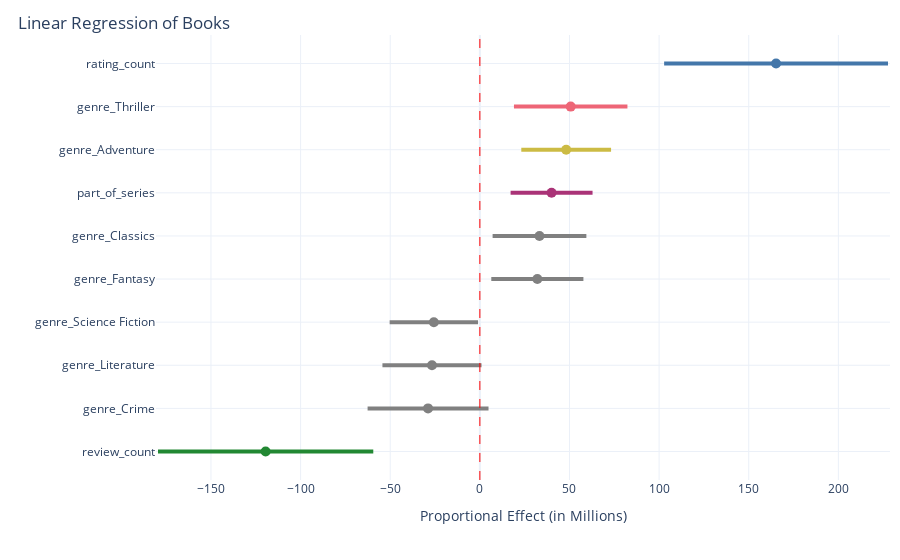

The notebook cell this image was saved under:
### Code cell
import plotly.graph_objects as go
import matplotlib.pyplot as plt

to_include = results.params[results.pvalues < 0.10][1:].sort_values() # get only those with significant pvalues
confidence_intervals = results.conf_int().loc[to_include.index]
ci_values = confidence_intervals.values
colors = [color_palette.get(feature, "#eb5600") for feature in to_include.index]  

fig = go.Figure()

fig.add_trace(go.Scatter(
    x=to_include.values / 1e6,  # Scale x-axis values to 1e6
    y=to_include.index,
    mode='markers',
    marker=dict(size=10, color=colors),
    name="Proportional Effect",
    hoverinfo="text",
    text=[
        f"Feature: {feature}<br>Proportional Effect: {effect / 1e6:.2f} Millions<br>CI: ({ci[0] / 1e6:.2f} Millions, {ci[1] / 1e6:.2f} Millions)"
        for feature, effect, ci in zip(to_include.index, to_include.values.astype(float), ci_values.astype(float))
    ]
))


for i, (ci, color) in enumerate(zip(ci_values, colors)):
    fig.add_shape(
        type="line",
        x0=ci[0] / 1e6,  # Lower CI bound
        x1=ci[1] / 1e6,  # Upper CI bound
        y0=i,  
        y1=i,  
        line=dict(color=color, width=4, dash='solid')  
    )

fig.add_vline(
    x=0,
    line=dict(color="red", width=1, dash='dash'),
)
fig.update_layout(
    title=dict(
        text="Linear Regression of Books",  # Bold the title
        x=0.02, y=0.97  
    ),
    xaxis=dict(
        title="Proportional Effect (in Millions)",
    ),

    yaxis=dict(
        title="",
        tickmode="array",
        tickvals=list(range(len(to_include.index))),
        ticktext=list(to_include.index)
    ),
    template="plotly_white",
    width=None,
    height=None, 
    margin=dict(t=35, l=20, r=10),
)

fig.show()

### Figure 1 — Plotly figure (JSON) as saved in the notebook; plotly's stock layout.template omitted (floating-point values rounded to 4 significant figures)
{"data": [{"hoverinfo": "text", "marker": {"color": ["#228833", "gray", "gray", "gray", "gray", "gray", "#AA3377", "#CCBB44", "#EE6677", "#4477AA"], "size": 10}, "mode": "markers", "name": "Proportional Effect", "text": ["Feature: review_count<br>Proportional Effect: -119.51 Millions<br>CI: (-179.56 Millions, -59.46 Millions)", "Feature: genre_Crime<br>Proportional Effect: -28.90 Millions<br>CI: (-62.63 Millions, 4.83 Millions)", "Feature: genre_Literature<br>Proportional Effect: -26.71 Millions<br>CI: (-54.35 Millions, 0.93 Millions)", "Feature: genre_Science Fiction<br>Proportional Effect: -25.68 Millions<br>CI: (-50.33 Millions, -1.02 Millions)", "Feature: genre_Fantasy<br>Proportional Effect: 32.07 Millions<br>CI: (6.37 Millions, 57.77 Millions)", "Feature: genre_Classics<br>Proportional Effect: 33.27 Millions<br>CI: (7.11 Millions, 59.42 Millions)", "Feature: part_of_series<br>Proportional Effect: 40.00 Millions<br>CI: (17.14 Millions, 62.87 Millions)", "Feature: genre_Adventure<br>Proportional Effect: 48.16 Millions<br>CI: (23.12 Millions, 73.19 Millions)", "Feature: genre_Thriller<br>Proportional Effect: 50.67 Millions<br>CI: (19.02 Millions, 82.32 Millions)", "Feature: rating_count<br>Proportional Effect: 165.25 Millions<br>CI: (102.81 Millions, 227.69 Millions)"], "type": "scatter", "x": [-119.5, -28.9, -26.71, -25.68, 32.07, 33.27, 40.0, 48.16, 50.67, 165.2], "y": ["review_count", "genre_Crime", "genre_Literature", "genre_Science Fiction", "genre_Fantasy", "genre_Classics", "part_of_series", "genre_Adventure", "genre_Thriller", "rating_count"]}], "layout": {"margin": {"l": 20, "r": 10, "t": 35}, "shapes": [{"line": {"color": "#228833", "dash": "solid", "width": 4}, "type": "line", "x0": -179.6, "x1": -59.46, "y0": 0, "y1": 0}, {"line": {"color": "gray", "dash": "solid", "width": 4}, "type": "line", "x0": -62.63, "x1": 4.828, "y0": 1, "y1": 1}, {"line": {"color": "gray", "dash": "solid", "width": 4}, "type": "line", "x0": -54.35, "x1": 0.9331, "y0": 2, "y1": 2}, {"line": {"color": "gray", "dash": "solid", "width": 4}, "type": "line", "x0": -50.33, "x1": -1.023, "y0": 3, "y1": 3}, {"line": {"color": "gray", "dash": "solid", "width": 4}, "type": "line", "x0": 6.373, "x1": 57.77, "y0": 4, "y1": 4}, {"line": {"color": "gray", "dash": "solid", "width": 4}, "type": "line", "x0": 7.111, "x1": 59.42, "y0": 5, "y1": 5}, {"line": {"color": "#AA3377", "dash": "solid", "width": 4}, "type": "line", "x0": 17.14, "x1": 62.87, "y0": 6, "y1": 6}, {"line": {"color": "#CCBB44", "dash": "solid", "width": 4}, "type": "line", "x0": 23.12, "x1": 73.19, "y0": 7, "y1": 7}, {"line": {"color": "#EE6677", "dash": "solid", "width": 4}, "type": "line", "x0": 19.02, "x1": 82.32, "y0": 8, "y1": 8}, {"line": {"color": "#4477AA", "dash": "solid", "width": 4}, "type": "line", "x0": 102.8, "x1": 227.7, "y0": 9, "y1": 9}, {"line": {"color": "red", "dash": "dash", "width": 1}, "type": "line", "x0": 0, "x1": 0, "xref": "x", "y0": 0, "y1": 1, "yref": "y domain"}], "title": {"text": "Linear Regression of Books", "x": 0.02, "y": 0.97}, "xaxis": {"title": {"text": "Proportional Effect (in Millions)"}}, "yaxis": {"tickmode": "array", "ticktext": ["review_count", "genre_Crime", "genre_Literature", "genre_Science Fiction", "genre_Fantasy", "genre_Classics", "part_of_series", "genre_Adventure", "genre_Thriller", "rating_count"], "tickvals": [0, 1, 2, 3, 4, 5, 6, 7, 8, 9], "title": {"text": ""}}}}
